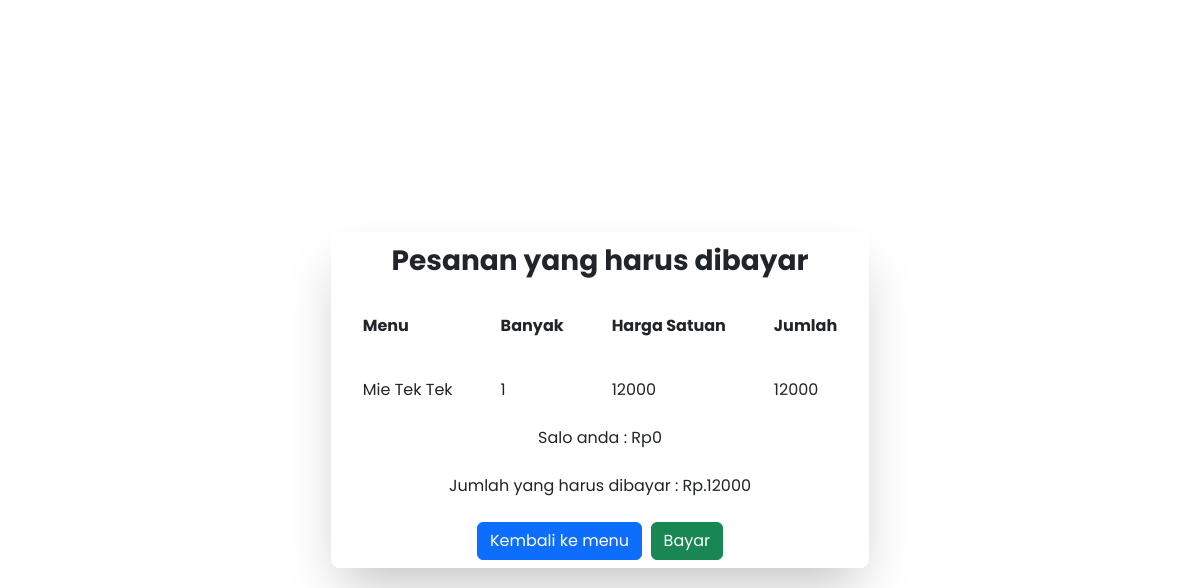
Page /src/adminDetail.php?id=3 on the committed database.
### tables this page shows
CREATE TABLE `menu` (
  `id_menu` int(11) NOT NULL,
  `nama_menu` varchar(200) NOT NULL,
  `harga` bigint(20) NOT NULL,
  `images` varchar(100) NOT NULL
);

### src/adminDetail.php (the view, shortened to what this page needs)
<?php
require_once('dbLogin.php');
$id = $_GET['id'];
?>
<!DOCTYPE html>
<html lang="en">
<head>
    <script src="https://cdn.tailwindcss.com"></script>
    <link href="https://cdn.jsdelivr.net/npm/bootstrap@5.2.1/dist/css/bootstrap.min.css" rel="stylesheet">
</head>
<body>
    <div class="d-flex">
        <div class=" d-flex justify-content-center align-items-center h-screen w-screen">
            <div>
                <div class="overflow-x-auto relative shadow-2xl sm:rounded-lg p-2">
                    <p class="fw-bold fs-3 text-center mb-3">Pesanan yang harus dibayar</p>
                    <table class="w-full text-md text-left">
                        <thead>
                            <tr>
                                <th scope="col" class="py-3 px-6">Menu</th>
                                <th scope="col" class="py-3 px-6">Banyak</th>
                                <th scope="col" class="py-3 px-6">Harga Satuan</th>
                                <th scope="col" class="py-3 px-6">Jumlah</th>
                            </tr>
                        </thead>
                        <tbody>
                            <?php
                            $saldo = 0;
                            $jumlah_harga = 0;
                            if (is_array($_SESSION['cart'])) {
                                foreach ($_SESSION['cart'] as $id => $banyak) {
                                    $query = " SELECT * FROM menu WHERE id_menu='" . $id . "'";
                                    $result = $db->query($query);
                                    while ($row = $result->fetch_object()) {
                                        echo '<tr>';
                                        echo '<td class="py-4 px-6">' . $row->nama_menu . '</td>';
                                        echo '<td class="py-4 px-6">' . $banyak . '</td>';
                                        $harga = $row->harga;
                                        echo '<td class="py-4 px-6">' . $harga . '</td>';
                                        echo '<td class="py-4 px-6">' . $harga * $banyak . '</td></tr>';
                                        $jumlah_harga = $jumlah_harga + ($row->harga * $banyak);
                                    }
                                }
                            } else {
                                echo '<tr><td colspan="6" align="center">There is no item in shopping cart</td></tr>';
                            }
                            ?>
                        </tbody>
                    </table>
                    <div class="text-center"><?php echo 'Salo anda : Rp' . $saldo . '' ?></div><br>
                    <div class="text-center"><?php echo 'Jumlah yang harus dibayar : Rp.' . $jumlah_harga . '' ?></div><br>
                    <div class="d-flex justify-content-center item-align-center w-auto h-auto">
                        <a class="btn btn-primary" href="rumah.php">Kembali ke menu</a>&nbsp;&nbsp;
                        <a class="btn btn-success" href="success.php">Bayar</a>
                    </div>
                </div>
            </div>
        </div>
    </div>
</body>
</html>

### src/adminDetail.php (style rules this page uses)
* { font-family: 'Poppins', sans-serif; }

### rows in the picture
menu: nama_menu "Mie Tek Tek", banyak "1", harga "12000", $harga*$banyak "12000"

### other values in the picture
$saldo "0"
$jumlah_harga "12000"
